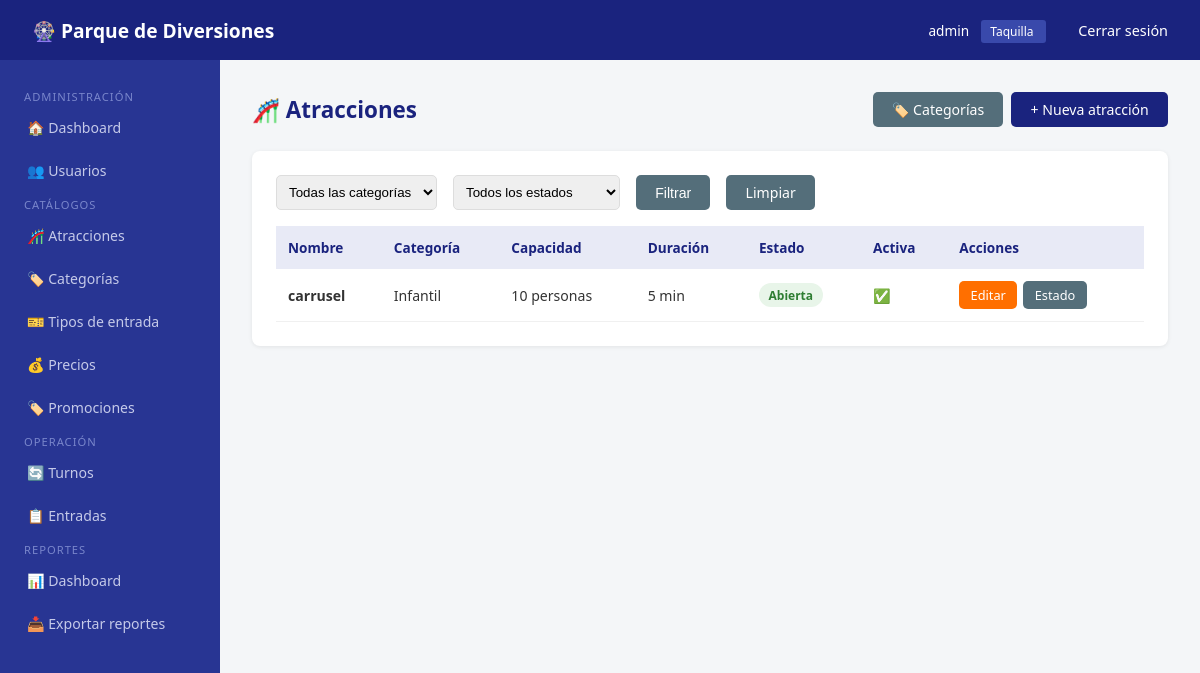
The page /atracciones/lista/ (signed in) on the database its author committed.
### usuarios/models.py (models this page shows, shortened)
class UsuarioInterno(AbstractUser):
    rol = models.CharField(max_length=30, choices=ROL_CHOICES, default='taquilla')
    activo = models.BooleanField(default=True)
    fecha_creacion = models.DateTimeField(auto_now_add=True)

### atracciones/models.py (models this page shows, shortened)
class Atraccion(models.Model):
    nombre = models.CharField(max_length=150)
    descripcion = models.TextField(blank=True)
    imagen = models.ImageField(upload_to='atracciones/', blank=True, null=True)
    categoria = models.ForeignKey(CategoriaAtraccion, on_delete=models.SET_NULL, null=True)
    capacidad_por_ciclo = models.PositiveIntegerField(default=10)
    duracion_promedio = models.PositiveIntegerField(help_text='Duración en minutos', default=5)
    ubicacion = models.CharField(max_length=200, blank=True)
    estado = models.CharField(max_length=30, choices=ESTADO_ATRACCION, default='abierta')
    edad_minima = models.PositiveIntegerField(default=0, blank=True, null=True)
    estatura_minima = models.PositiveIntegerField(default=0, help_text='En centímetros', blank=True, null=True)
    restricciones = models.TextField(blank=True)
    horario_apertura = models.TimeField(blank=True, null=True)
    horario_cierre = models.TimeField(blank=True, null=True)
    activa = models.BooleanField(default=True)
    fecha_creacion = models.DateTimeField(auto_now_add=True)
    fecha_actualizacion = models.DateTimeField(auto_now=True)
    acepta_nitro = models.BooleanField(default=True, verbose_name='Acepta Pase Nitro')

class CategoriaAtraccion(models.Model):
    nombre = models.CharField(max_length=100)
    descripcion = models.TextField(blank=True)
    class Meta:
        verbose_name = 'Categoría'
        verbose_name_plural = 'Categorías'

### atracciones/views.py (the view)
# urls.py: path('lista/',                      views.lista_atracciones, name='lista'),
@login_requerido
@rol_requerido('administrador')
def lista_atracciones(request):
    atracciones = Atraccion.objects.select_related('categoria').order_by('nombre')
    categorias = CategoriaAtraccion.objects.all()
    categoria_filtro = request.GET.get('categoria', '')
    estado_filtro = request.GET.get('estado', '')
    if categoria_filtro:
        atracciones = atracciones.filter(categoria_id=categoria_filtro)
    if estado_filtro:
        atracciones = atracciones.filter(estado=estado_filtro)
    return render(request, 'atracciones/lista.html', {
        'atracciones': atracciones,
        'categorias': categorias,
        'estados': ESTADO_ATRACCION,
        'categoria_filtro': categoria_filtro,
        'estado_filtro': estado_filtro,
    })

### usuarios/decoradores.py (called while the page is built)
def rol_requerido(*roles):
    def decorator(view_func):
        @wraps(view_func)
        def wrapper(request, *args, **kwargs):
            if not request.user.is_authenticated:
                return redirect('usuarios:login')
            if request.user.is_superuser:
                return view_func(request, *args, **kwargs)
            if request.user.rol not in roles:
                messages.error(request, 'No tienes permiso para acceder a esta sección.')
                return redirect('usuarios:dashboard')
            return view_func(request, *args, **kwargs)
        return wrapper
    return decorator

def login_requerido(view_func):
    @wraps(view_func)
    def wrapper(request, *args, **kwargs):
        if not request.user.is_authenticated:
            return redirect('usuarios:login')
        return view_func(request, *args, **kwargs)
    return wrapper

### templates/atracciones/lista.html (shortened to what this page needs)
{% extends 'base/base.html' %}
{% block content %}
<div class="page-header">
    <h1>🎢 Atracciones</h1>
    <div style="display:flex; gap:0.5rem;">
        <a href="{% url 'atracciones:categorias' %}" class="btn btn-secondary">🏷️ Categorías</a>
        <a href="{% url 'atracciones:crear' %}" class="btn btn-primary">+ Nueva atracción</a>
    </div>
</div>
<div class="card">
    <form method="get" style="display:flex; gap:1rem; flex-wrap:wrap; margin-bottom:1rem;">
        <select name="categoria" style="padding:0.5rem; border:1px solid #ddd; border-radius:5px;">
            <option value="">Todas las categorías</option>
        </select>
        <select name="estado" style="padding:0.5rem; border:1px solid #ddd; border-radius:5px;">
            <option value="">Todos los estados</option>
        </select>
        <button type="submit" class="btn btn-secondary">Filtrar</button>
        <a href="{% url 'atracciones:lista' %}" class="btn btn-secondary">Limpiar</a>
    </form>
    <table>
        <thead>
            <tr>
                <th>Nombre</th>
                <th>Categoría</th>
                <th>Capacidad</th>
                <th>Duración</th>
                <th>Estado</th>
                <th>Activa</th>
                <th>Acciones</th>
            </tr>
        </thead>
        <tbody>
            {% for a in atracciones %}
            <tr>
                <td><strong>{{ a.nombre }}</strong></td>
                <td>{{ a.categoria.nombre|default:"—" }}</td>
                <td>{{ a.capacidad_por_ciclo }} personas</td>
                <td>{{ a.duracion_promedio }} min</td>
                <td>
                    <span class="badge
                        {% if a.estado == 'abierta' %}badge-success
                        {% elif a.estado == 'cerrada' %}badge-danger
                        {% elif a.estado == 'mantenimiento' %}badge-warning
                        {% else %}badge-secondary{% endif %}">
                        {{ a.get_estado_display }}
                    </span>
                </td>
                <td>
                    <a href="{% url 'atracciones:toggle' a.pk %}"
                       style="text-decoration:none;"
                       title="{% if a.activa %}Desactivar{% else %}Activar{% endif %}">
                        {% if a.activa %}✅{% else %}❌{% endif %}
                    </a>
                </td>
                <td style="display:flex; gap:0.4rem; flex-wrap:wrap;">
                    <a href="{% url 'atracciones:editar' a.pk %}"
                       class="btn btn-warning"
                       style="padding:0.3rem 0.7rem; font-size:0.8rem;">Editar</a>
                    <a href="{% url 'atracciones:cambiar_estado' a.pk %}"
                       class="btn btn-secondary"
                       style="padding:0.3rem 0.7rem; font-size:0.8rem;">Estado</a>
                </td>
            </tr>
            {% empty %}
            <tr>
                <td colspan="7" style="text-align:center; color:#888; padding:2rem;">
                    No hay atracciones registradas.
                </td>
            </tr>
            {% endfor %}
        </tbody>
    </table>
</div>
{% endblock %}

### templates/base/base.html (shortened to what this page needs)
<!DOCTYPE html>
<html lang="es">
<head>
</head>
<body>
<nav class="navbar">
    <span class="brand">🎡 Parque de Diversiones</span>
    <div>
        {% if user.is_authenticated %}
            <span style="font-size:0.85rem; margin-right:0.5rem;">
                {{ user.get_full_name|default:user.username }}
            </span>
            <span style="background:#3949ab; padding:0.2rem 0.6rem; border-radius:3px; font-size:0.75rem; margin-right:1rem;">
                {{ user.get_rol_display }}
            </span>
            <a href="{% url 'usuarios:logout' %}">Cerrar sesión</a>
        {% endif %}
    </div>
</nav>
{% if user.is_authenticated %}
<div class="sidebar">
    {% if user.rol == 'administrador' or user.is_superuser %}
        <span class="section-title">Administración</span>
        <a href="{% url 'usuarios:dashboard' %}">🏠 Dashboard</a>
        <a href="{% url 'usuarios:lista_usuarios' %}">👥 Usuarios</a>
        <span class="section-title">Catálogos</span>
        <a href="{% url 'atracciones:lista' %}">🎢 Atracciones</a>
        <a href="{% url 'atracciones:categorias' %}">🏷️ Categorías</a>
        <a href="{% url 'entradas:tipos' %}">🎫 Tipos de entrada</a>
        <a href="{% url 'entradas:precios' %}">💰 Precios</a>
        <a href="{% url 'entradas:promociones' %}">🏷️ Promociones</a>
        <span class="section-title">Operación</span>
        <a href="{% url 'turnos:panel_admin' %}">🔄 Turnos</a>
        <a href="{% url 'entradas:lista_entradas' %}">📋 Entradas</a>
        <span class="section-title">Reportes</span>
        <a href="{% url 'reportes:dashboard' %}">📊 Dashboard</a>
        <a href="{% url 'reportes:dashboard' %}">📥 Exportar reportes</a>
    {% elif user.rol == 'taquilla' %}
        <span class="section-title">Taquilla</span>
        <a href="{% url 'usuarios:dashboard' %}">🏠 Dashboard</a>
        <a href="{% url 'entradas:vender' %}">🎫 Vender entrada</a>
        <a href="{% url 'entradas:validar' %}">✅ Validar entrada</a>
        <a href="{% url 'entradas:lista_entradas' %}">📋 Entradas del día</a>
    {% elif user.rol == 'operador_atraccion' %}
        <span class="section-title">Mi atracción</span>
        <a href="{% url 'usuarios:dashboard' %}">🏠 Dashboard</a>
        <a href="{% url 'turnos:panel_operador' %}">🎡 Panel de turnos</a>
        <a href="{% url 'atracciones:lista' %}">⚙️ Atracciones</a>
    {% elif user.rol == 'operador_alimentos' %}
        <span class="section-title">Alimentos</span>
        <a href="{% url 'usuarios:dashboard' %}">🏠 Dashboard</a>
    {% elif user.rol == 'soporte' %}
        <span class="section-title">Soporte</span>
        <a href="{% url 'usuarios:dashboard' %}">🏠 Dashboard</a>
        <a href="{% url 'usuarios:buscar_visitante' %}">🔍 Buscar visitante</a>
    {% endif %}
</div>
{% endif %}
<div class="main-content {% if not user.is_authenticated %}full{% endif %}">
    {% block content %}{% endblock %}
</div>
</body>
</html>

### templates/base/base.html (style rules this page uses)
* { margin: 0; padding: 0; box-sizing: border-box; }
body { font-family: 'Segoe UI', sans-serif; background: #f4f6f8; color: #333; }
.navbar { background: #1a237e; color: white; padding: 1rem 2rem; display: flex; justify-content: space-between; align-items: center; position: fixed; top: 0; left: 0; right: 0; z-index: 100; height: 60px; }
.navbar .brand { font-size: 1.2rem; font-weight: bold; }
.navbar a { color: white; text-decoration: none; margin-left: 1rem; font-size: 0.9rem; }
.sidebar { width: 220px; background: #283593; min-height: calc(100vh - 60px); position: fixed; top: 60px; left: 0; padding: 1.5rem 0; overflow-y: auto; }
.sidebar a { display: block; color: #c5cae9; text-decoration: none; padding: 0.75rem 1.5rem; font-size: 0.88rem; border-left: 3px solid transparent; transition: all 0.2s; }
.sidebar .section-title { color: #7986cb; font-size: 0.7rem; text-transform: uppercase; padding: 1rem 1.5rem 0.3rem; letter-spacing: 1px; }
.main-content { margin-left: 220px; padding: 2rem; margin-top: 60px; min-height: calc(100vh - 60px); }
.card { background: white; border-radius: 8px; padding: 1.5rem; margin-bottom: 1.5rem; box-shadow: 0 1px 4px rgba(0,0,0,0.08); }
.btn { display: inline-block; padding: 0.5rem 1.2rem; border-radius: 5px; border: none; cursor: pointer; font-size: 0.88rem; text-decoration: none; transition: opacity 0.2s; }
.btn-primary { background: #1a237e; color: white; }
.btn-warning { background: #ff6f00; color: white; }
.btn-secondary { background: #546e7a; color: white; }
.badge { display: inline-block; padding: 0.2rem 0.6rem; border-radius: 20px; font-size: 0.75rem; font-weight: bold; }
.badge-success { background: #e8f5e9; color: #2e7d32; }
table { width: 100%; border-collapse: collapse; }
th { background: #e8eaf6; color: #1a237e; padding: 0.75rem; text-align: left; font-size: 0.85rem; }
td { padding: 0.75rem; border-bottom: 1px solid #f0f0f0; font-size: 0.88rem; }
.page-header { display: flex; justify-content: space-between; align-items: center; margin-bottom: 1.5rem; }
.page-header h1 { font-size: 1.4rem; color: #1a237e; }

### rows shown on the page
UsuarioInterno: get_full_name "admin", rol "Taquilla"
Atraccion: nombre "carrusel", categoria.nombre "Infantil", capacidad_por_ciclo "10", duracion_promedio "5", estado "Abierta"
